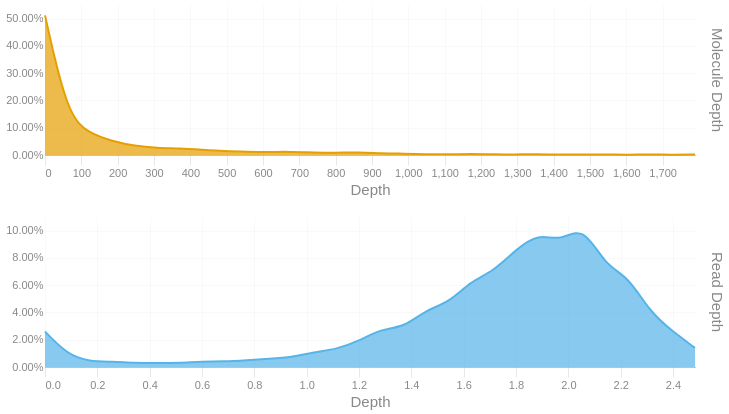

Notebook code cell kept with this figure:
### Code cell
readdep = depth_hist(tb['Read Depth'], q99, 3)
readdep = readdep.with_columns(pl.lit('Read Depth').alias('Metric'))
if not SKIPLR:
    moldep = depth_hist(tb['Molecule Depth'], mol_q99, 1)
    moldep = moldep.with_columns(pl.lit('Molecule Depth').alias('Metric'))
    _hist = pl.concat([readdep, moldep])
    _hist = _hist.filter(pl.col('Proportion') != 0)
    with SafeRender(_hist):
        (
            alt.Chart(_hist)        
            .mark_area(interpolate = "basis")
            .encode(
                x=alt.X('Bin:Q').scale(domainMin=0).axis(alt.Axis(title='Depth')),
                y = alt.Y('Proportion:Q', title = None).axis(format = '.2%'),
                color = alt.Color('Metric:N').legend(None),
                row = alt.Row("Metric:N").header(title = None, labelOrient = 'right'),
                tooltip = [
                    alt.Tooltip("Metric:N", title = "Metric"),
                    alt.Tooltip('Interval:N', title = "Depth Interval"),
                    alt.Tooltip('Proportion:Q', title = "% Alignments").format('.2%')
                ]
            )
            .resolve_scale(x='independent', y='independent')
            .properties(
                height = 150, width = 650,
                usermeta={'embedOptions': {'downloadFileName': f'{samplename}.depth.hist'}}
            )
        ).display()
else:
    readdep = readdep.filter(pl.col('Proportion') != 0)
    with SafeRender(readdep):
        (
            alt.Chart(readdep)        
            .mark_area(interpolate = "basis")
            .encode(
                x=alt.X('Bin:Q').scale(domainMin=0).axis(alt.Axis(title='Depth')),
                y = alt.Y('Proportion:Q', title = None).axis(format = '.2%'),
                tooltip = [
                    alt.Tooltip('Interval:N', title = "Depth Interval"),
                    alt.Tooltip('Proportion:Q', title = "% Alignments").format('.2%')
                ]
            )
            .properties(
                usermeta={'embedOptions': {'downloadFileName': f'{samplename}.depth.hist'}}
            )
        ).display()

### Figure 1 — Vega-Lite specification as saved in the notebook (floating-point values rounded to 4 significant figures)
{"width": 650, "height": 150, "config": {"title": {"anchor": "start", "dy": -15, "fontSize": 18, "color": "#888888", "subtitleColor": "#888888", "subtitleFontSize": 14}, "arc": {"fill": "#0072B2"}, "axis": {"domainColor": "#888888", "domainWidth": 0.5, "gridWidth": 0.2, "grid": false, "titleFontWeight": 400, "titleFontSize": 15, "labelFontSize": 11, "labelColor": "#888888", "tickColor": "#888888", "tickWidth": 0.2, "titleColor": "#888888"}, "axisBand": {"grid": false}, "axisX": {"grid": true, "tickSize": 10, "domainCap": "round"}, "axisY": {"domain": false, "grid": true, "tickSize": 0, "domainCap": "round"}, "background": "transparent", "header": {"labelFontSize": 15, "labelColor": "#888888", "titleFontSize": 15, "titleFontWeight": 600, "titleColor": "#888888"}, "legend": {"labelFont": "sans-serif", "labelFontSize": 12, "labelColor": "#888888", "symbolSize": 100, "symbolType": "circle", "titleFontSize": 12, "titlePadding": 10, "titleColor": "#888888", "title": null}, "range": {"category": ["#E69F00", "#56B4E9", "#009E73", "#F0E442", "#0072B2", "#D55E00", "#CC79A7", "#000000"], "diverging": ["#cfe8f3", "#a2d4ec", "#73bfe2", "#46abdb", "#1696d2", "#12719e"]}, "area": {"fill": "#0072B2", "fillOpacity": 0.7, "line": true, "strokeOpacity": 0.7}, "line": {"color": "#0072B2", "stroke": "#0072B2", "strokeWidth": 2}, "trail": {"color": "#0072B2", "stroke": "#0072B2", "strokeWidth": 0, "size": 1}, "point": {"filled": true, "fillOpacity": 1.0, "size": 95}, "text": {"color": "#888888", "fontSize": 11, "align": "right", "fontWeight": 400, "size": 11}, "bar": {"fill": "#0072B2", "stroke": null}, "view": {"stroke": null, "continuousWidth": 660, "continuousHeight": 400}}, "data": {"name": "data-628edd1ee1a1b3329286a54976f95767"}, "mark": {"type": "area", "interpolate": "basis"}, "encoding": {"color": {"field": "Metric", "legend": null, "type": "nominal"}, "row": {"field": "Metric", "header": {"title": null, "labelOrient": "right"}, "type": "nominal"}, "tooltip": [{"field": "Metric", "title": "Metric", "type": "nominal"}, {"field": "Interval", "title": "Depth Interval", "type": "nominal"}, {"field": "Proportion", "format": ".2%", "title": "% Alignments", "type": "quantitative"}], "x": {"axis": {"title": "Depth"}, "field": "Bin", "scale": {"domainMin": 0}, "type": "quantitative"}, "y": {"axis": {"format": ".2%"}, "field": "Proportion", "title": null, "type": "quantitative"}}, "resolve": {"scale": {"x": "independent", "y": "independent"}}, "usermeta": {"embedOptions": {"downloadFileName": "S6_Musquodoboit_1548.depth.hist"}}, "$schema": "https://vega.github.io/schema/vega-lite/v6.1.0.json", "datasets": {"data-628edd1ee1a1b3329286a54976f95767": [{"Bin": 0.0, "Interval": "0.0-0.086", "Proportion": 0.026, "Metric": "Read Depth"}, {"Bin": 0.086, "Interval": "0.086-0.171", "Proportion": 0.009, "Metric": "Read Depth"}, {"Bin": 0.171, "Interval": "0.171-0.257", "Proportion": 0.004, "Metric": "Read Depth"}, {"Bin": 0.257, "Interval": "0.257-0.343", "Proportion": 0.004, "Metric": "Read Depth"}, {"Bin": 0.343, "Interval": "0.343-0.428", "Proportion": 0.003, "Metric": "Read Depth"}, {"Bin": 0.428, "Interval": "0.428-0.514", "Proportion": 0.003, "Metric": "Read Depth"}, {"Bin": 0.514, "Interval": "0.514-0.6", "Proportion": 0.003, "Metric": "Read Depth"}, {"Bin": 0.6, "Interval": "0.6-0.685", "Proportion": 0.004, "Metric": "Read Depth"}, {"Bin": 0.685, "Interval": "0.685-0.771", "Proportion": 0.004, "Metric": "Read Depth"}, {"Bin": 0.771, "Interval": "0.771-0.857", "Proportion": 0.005, "Metric": "Read Depth"}, {"Bin": 0.857, "Interval": "0.857-0.942", "Proportion": 0.006, "Metric": "Read Depth"}, {"Bin": 0.942, "Interval": "0.942-1.028", "Proportion": 0.007, "Metric": "Read Depth"}, {"Bin": 1.028, "Interval": "1.028-1.114", "Proportion": 0.011, "Metric": "Read Depth"}, {"Bin": 1.114, "Interval": "1.114-1.199", "Proportion": 0.013, "Metric": "Read Depth"}, {"Bin": 1.199, "Interval": "1.199-1.285", "Proportion": 0.019, "Metric": "Read Depth"}, {"Bin": 1.285, "Interval": "1.285-1.371", "Proportion": 0.028, "Metric": "Read Depth"}, {"Bin": 1.371, "Interval": "1.371-1.456", "Proportion": 0.029, "Metric": "Read Depth"}, {"Bin": 1.456, "Interval": "1.456-1.542", "Proportion": 0.042, "Metric": "Read Depth"}, {"Bin": 1.542, "Interval": "1.542-1.628", "Proportion": 0.047, "Metric": "Read Depth"}, {"Bin": 1.628, "Interval": "1.628-1.713", "Proportion": 0.063, "Metric": "Read Depth"}, {"Bin": 1.713, "Interval": "1.713-1.799", "Proportion": 0.07, "Metric": "Read Depth"}, {"Bin": 1.799, "Interval": "1.799-1.885", "Proportion": 0.086, "Metric": "Read Depth"}, {"Bin": 1.885, "Interval": "1.885-1.97", "Proportion": 0.098, "Metric": "Read Depth"}, {"Bin": 1.97, "Interval": "1.97-2.056", "Proportion": 0.092, "Metric": "Read Depth"}, {"Bin": 2.056, "Interval": "2.056-2.142", "Proportion": 0.104, "Metric": "Read Depth"}, {"Bin": 2.142, "Interval": "2.142-2.227", "Proportion": 0.074, "Metric": "Read Depth"}, {"Bin": 2.227, "Interval": "2.227-2.313", "Proportion": 0.067, "Metric": "Read Depth"}, {"Bin": 2.313, "Interval": "2.313-2.399", "Proportion": 0.04, "Metric": "Read Depth"}, {"Bin": 2.399, "Interval": "2.399-2.484", "Proportion": 0.026, "Metric": "Read Depth"}, {"Bin": 2.484, "Interval": "2.484-2.57", "Proportion": 0.014, "Metric": "Read Depth"}, {"Bin": 0.0, "Interval": "0.0-61.7", "Proportion": 0.512, "Metric": "Molecule Depth"}, {"Bin": 61.7, "Interval": "61.7-123.4", "Proportion": 0.144, "Metric": "Molecule Depth"}, {"Bin": 123.4, "Interval": "123.4-185.1", "Proportion": 0.078, "Metric": "Molecule Depth"}, {"Bin": 185.1, "Interval": "185.1-246.8", "Proportion": 0.051, "Metric": "Molecule Depth"}, {"Bin": 246.8, "Interval": "246.8-308.5", "Proportion": 0.033, "Metric": "Molecule Depth"}, {"Bin": 308.5, "Interval": "308.5-370.2", "Proportion": 0.026, "Metric": "Molecule Depth"}, {"Bin": 370.2, "Interval": "370.2-431.8", "Proportion": 0.024, "Metric": "Molecule Depth"}, {"Bin": 431.8, "Interval": "431.8-493.5", "Proportion": 0.019, "Metric": "Molecule Depth"}, {"Bin": 493.5, "Interval": "493.5-555.2", "Proportion": 0.014, "Metric": "Molecule Depth"}, {"Bin": 555.2, "Interval": "555.2-616.9", "Proportion": 0.012, "Metric": "Molecule Depth"}, {"Bin": 616.9, "Interval": "616.9-678.6", "Proportion": 0.011, "Metric": "Molecule Depth"}, {"Bin": 678.6, "Interval": "678.6-740.3", "Proportion": 0.012, "Metric": "Molecule Depth"}, {"Bin": 740.3, "Interval": "740.3-802.0", "Proportion": 0.009, "Metric": "Molecule Depth"}, {"Bin": 802.0, "Interval": "802.0-863.7", "Proportion": 0.008, "Metric": "Molecule Depth"}, {"Bin": 863.7, "Interval": "863.7-925.4", "Proportion": 0.01, "Metric": "Molecule Depth"}, {"Bin": 925.4, "Interval": "925.4-987.1", "Proportion": 0.006, "Metric": "Molecule Depth"}, {"Bin": 987.1, "Interval": "987.1-1048.8", "Proportion": 0.005, "Metric": "Molecule Depth"}, {"Bin": 1049.0, "Interval": "1048.8-1110.5", "Proportion": 0.003, "Metric": "Molecule Depth"}, {"Bin": 1110.0, "Interval": "1110.5-1172.2", "Proportion": 0.002, "Metric": "Molecule Depth"}, {"Bin": 1172.0, "Interval": "1172.2-1233.8", "Proportion": 0.004, "Metric": "Molecule Depth"}, {"Bin": 1234.0, "Interval": "1233.8-1295.5", "Proportion": 0.002, "Metric": "Molecule Depth"}, {"Bin": 1296.0, "Interval": "1295.5-1357.2", "Proportion": 0.002, "Metric": "Molecule Depth"}, {"Bin": 1357.0, "Interval": "1357.2-1418.9", "Proportion": 0.003, "Metric": "Molecule Depth"}, {"Bin": 1419.0, "Interval": "1418.9-1480.6", "Proportion": 0.001, "Metric": "Molecule Depth"}, {"Bin": 1481.0, "Interval": "1480.6-1542.3", "Proportion": 0.002, "Metric": "Molecule Depth"}, {"Bin": 1542.0, "Interval": "1542.3-1604.0", "Proportion": 0.002, "Metric": "Molecule Depth"}, {"Bin": 1604.0, "Interval": "1604.0-1665.7", "Proportion": 0.001, "Metric": "Molecule Depth"}, {"Bin": 1666.0, "Interval": "1665.7-1727.4", "Proportion": 0.002, "Metric": "Molecule Depth"}, {"Bin": 1727.0, "Interval": "1727.4-1789.1", "Proportion": 0.001, "Metric": "Molecule Depth"}, {"Bin": 1789.0, "Interval": "1789.1-1850.77", "Proportion": 0.002, "Metric": "Molecule Depth"}]}}
